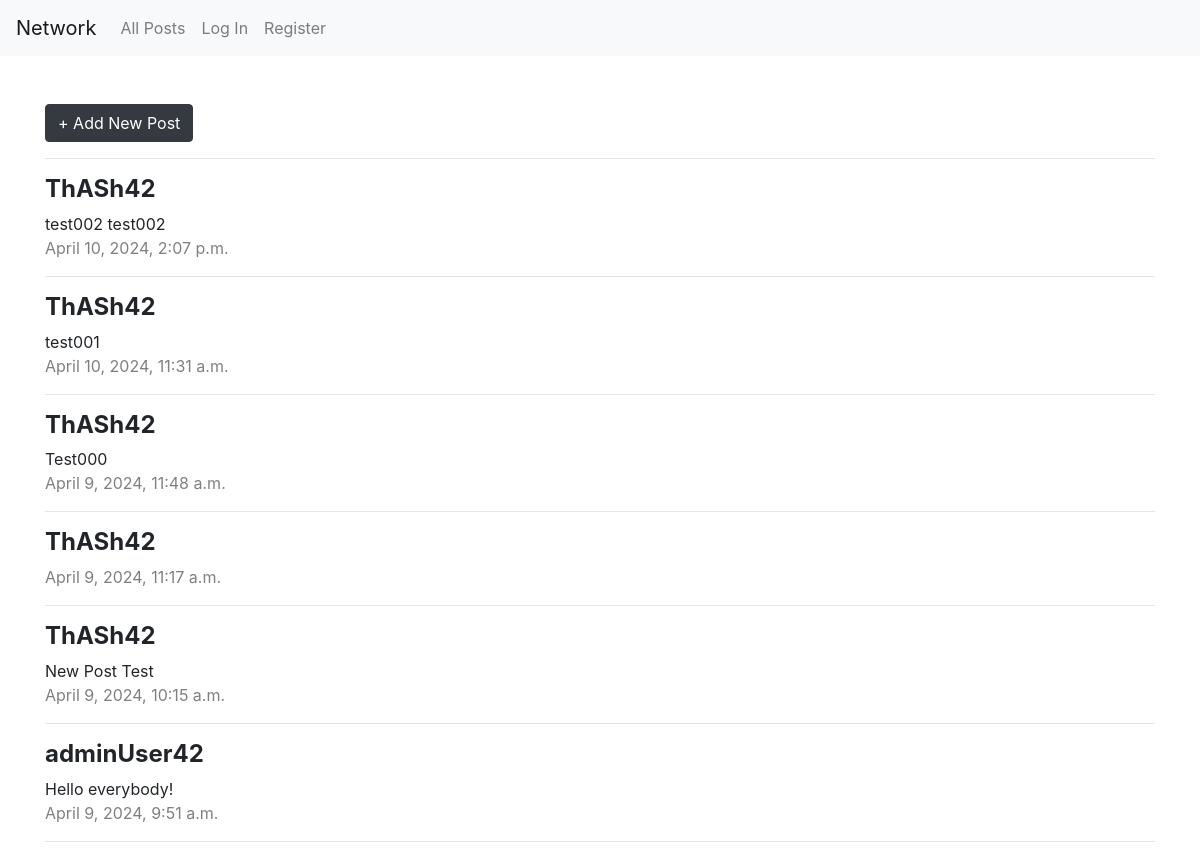
Before: / with the older database file.
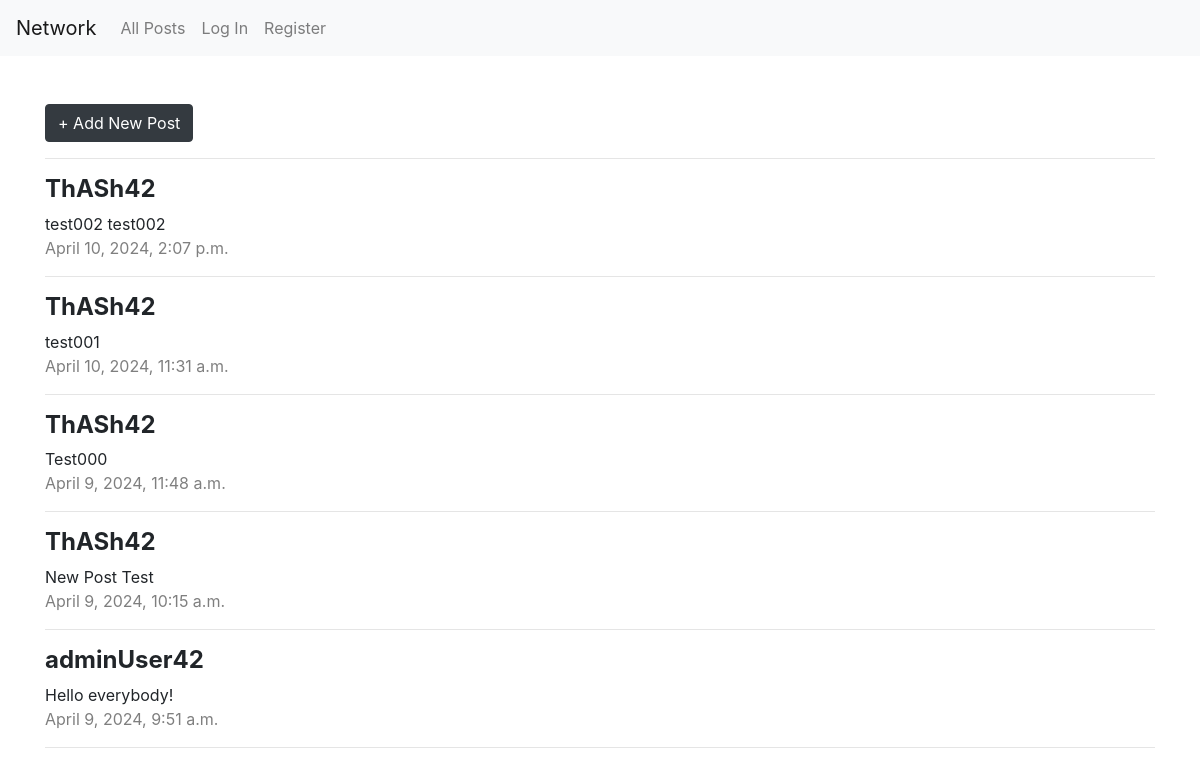
After: the same page with the newer database file.
### network/models.py (models this page shows)
class Post(models.Model):
    content = models.TextField()
    datetime = models.DateTimeField(auto_now_add=True)
    user = models.ForeignKey(User, on_delete=models.CASCADE)

class User(AbstractUser):
    pass

### network/views.py (the view)
# urls.py: path("", views.index, name="index"),
def index(request):
    posts = Post.objects.all().order_by("-datetime")
    return render(request, "network/index.html", {
        "posts": posts,
    })

### network/templates/network/index.html (shortened to what this page needs)
{% extends "network/layout.html" %}
{% block body %}
    <button id="add-new-post-button" class="btn btn-dark">+ Add New Post</button>
    <hr>
    <div>
        {% for post in posts %}
            <div class="my-3">
                <h4><strong>{{post.user.username}}</strong></h4>
                <div>{{post.content}}</div>
                <span class="text-black-50">{{post.datetime}}</span>
            </div>
            <hr>
        {% endfor %}
    </div>
{% endblock %}

Changed rows visible on the page:
removed Post: user.username "ThASh42", datetime "April 9, 2024, 11:17 a.m."
